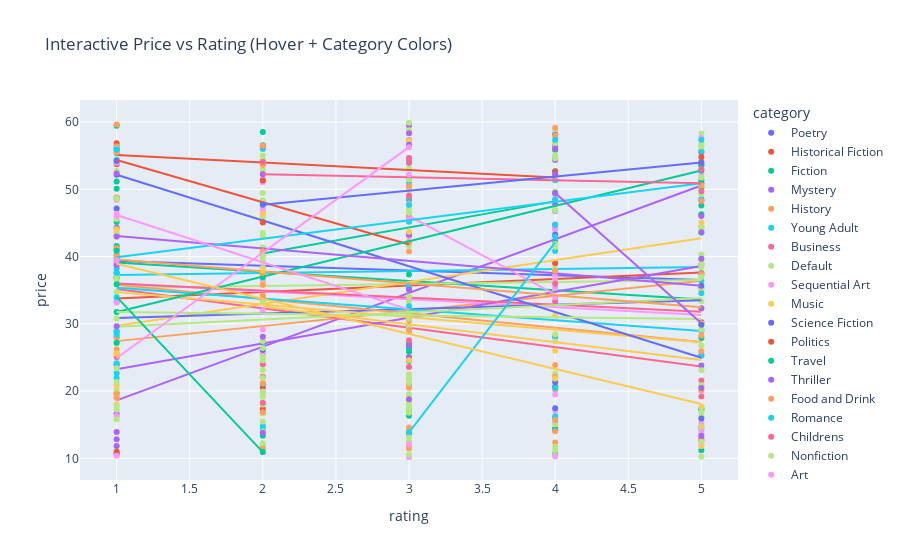

Here is the notebook cell this chart was saved with:
### Code cell
import os
import pandas as pd
import plotly.express as px

CLEANED_DATA_PATH = "./data/cleaned/"
file_path = os.path.join(CLEANED_DATA_PATH, "cleaned_books_data_500.csv")
df = pd.read_csv(file_path)

fig = px.scatter(
    df, x="rating", y="price", color="category",
    hover_data=["title", "availability", "price_category"],
    title="Interactive Price vs Rating (Hover + Category Colors)",
    trendline="ols"
)
fig.show()
